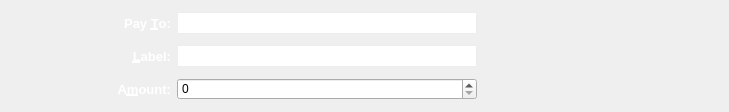
<?xml version="1.0" encoding="UTF-8"?>
<ui version="4.0">
 <class>SendCoinsEntry</class>
 <widget class="QFrame" name="SendCoinsEntry">
  <property name="geometry">
   <rect>
    <x>0</x>
    <y>0</y>
    <width>729</width>
    <height>112</height>
   </rect>
  </property>
  <property name="sizePolicy">
   <sizepolicy hsizetype="Preferred" vsizetype="Fixed">
    <horstretch>0</horstretch>
    <verstretch>0</verstretch>
   </sizepolicy>
  </property>
  <property name="windowTitle">
   <string notr="true"/>
  </property>
  <property name="styleSheet">
   <string notr="true">QLabel {
	color: #FFFFFF;
}
QLineEdit {
	border: 1px solid #ededed;
	background-color: white;
	min-height: 20px;
}
QComboBox {
	border: 1px solid #ededed;
	background-color: white;
	min-height: 20px;
	max-width: 60px;
}</string>
  </property>
  <property name="frameShape">
   <enum>QFrame::NoFrame</enum>
  </property>
  <property name="frameShadow">
   <enum>QFrame::Sunken</enum>
  </property>
  <property name="lineWidth">
   <number>0</number>
  </property>
  <layout class="QGridLayout" name="gridLayout_2">
   <item row="0" column="0">
    <spacer name="horizontalSpacer">
     <property name="orientation">
      <enum>Qt::Horizontal</enum>
     </property>
     <property name="sizeHint" stdset="0">
      <size>
       <width>40</width>
       <height>20</height>
      </size>
     </property>
    </spacer>
   </item>
   <item row="0" column="1">
    <layout class="QGridLayout" name="gridLayout">
     <property name="verticalSpacing">
      <number>10</number>
     </property>
     <item row="0" column="0">
      <widget class="QLabel" name="label_2">
       <property name="font">
        <font>
         <pointsize>10</pointsize>
         <weight>75</weight>
         <bold>true</bold>
        </font>
       </property>
       <property name="text">
        <string>Pay &amp;To:</string>
       </property>
       <property name="alignment">
        <set>Qt::AlignRight|Qt::AlignTrailing|Qt::AlignVCenter</set>
       </property>
       <property name="buddy">
        <cstring>payTo</cstring>
       </property>
      </widget>
     </item>
     <item row="1" column="0">
      <widget class="QLabel" name="label_4">
       <property name="font">
        <font>
         <pointsize>10</pointsize>
         <weight>75</weight>
         <bold>true</bold>
        </font>
       </property>
       <property name="text">
        <string>&amp;Label:</string>
       </property>
       <property name="alignment">
        <set>Qt::AlignRight|Qt::AlignTrailing|Qt::AlignVCenter</set>
       </property>
       <property name="buddy">
        <cstring>addAsLabel</cstring>
       </property>
      </widget>
     </item>
     <item row="2" column="0">
      <widget class="QLabel" name="label">
       <property name="font">
        <font>
         <pointsize>10</pointsize>
         <weight>75</weight>
         <bold>true</bold>
        </font>
       </property>
       <property name="text">
        <string>A&amp;mount:</string>
       </property>
       <property name="alignment">
        <set>Qt::AlignRight|Qt::AlignTrailing|Qt::AlignVCenter</set>
       </property>
       <property name="buddy">
        <cstring>payAmount</cstring>
       </property>
      </widget>
     </item>
     <item row="2" column="1">
      <layout class="QHBoxLayout" name="horizontalLayout">
       <item>
        <widget class="BlazecoinAmountField" name="payAmount">
         <property name="sizePolicy">
          <sizepolicy hsizetype="Minimum" vsizetype="Fixed">
           <horstretch>0</horstretch>
           <verstretch>0</verstretch>
          </sizepolicy>
         </property>
         <property name="minimumSize">
          <size>
           <width>0</width>
           <height>0</height>
          </size>
         </property>
        </widget>
       </item>
      </layout>
     </item>
     <item row="1" column="1">
      <widget class="QValidatedLineEdit" name="addAsLabel">
       <property name="toolTip">
        <string>Enter a label for this address to add it to your address book</string>
       </property>
      </widget>
     </item>
     <item row="0" column="1">
      <widget class="QValidatedLineEdit" name="payTo">
       <property name="minimumSize">
        <size>
         <width>300</width>
         <height>22</height>
        </size>
       </property>
       <property name="toolTip">
        <string>The address to send the payment to (e.g. MNS17iag9jJgTHD1VXjvLCEnZuQ3rJDE9L)</string>
       </property>
       <property name="maxLength">
        <number>34</number>
       </property>
      </widget>
     </item>
    </layout>
   </item>
   <item row="0" column="2">
    <layout class="QVBoxLayout" name="verticalLayout">
     <item>
      <layout class="QHBoxLayout" name="horizontalLayout_2">
       <item>
        <widget class="QPushButton" name="addButton">
         <property name="minimumSize">
          <size>
           <width>28</width>
           <height>28</height>
          </size>
         </property>
         <property name="maximumSize">
          <size>
           <width>28</width>
           <height>28</height>
          </size>
         </property>
         <property name="toolTip">
          <string>Send to multiple recipients at once</string>
         </property>
         <property name="styleSheet">
          <string notr="true">QPushButton {
	border: 0px solid gray;
	image: url(:/res/add_receiver/normal.png);
}

QPushButton:!enabled {
	image: url(:/res/add_receiver/disabled.png);
}

QPushButton:pressed:flat {
	image: url(:/res/add_receiver/pressed.png);
}

QPushButton:hover {
	image: url(:/res/add_receiver/hover.png);
}</string>
         </property>
         <property name="text">
          <string/>
         </property>
         <property name="shortcut">
          <string>Alt+P</string>
         </property>
         <property name="flat">
          <bool>true</bool>
         </property>
        </widget>
       </item>
       <item>
        <widget class="QPushButton" name="pasteButton">
         <property name="minimumSize">
          <size>
           <width>28</width>
           <height>28</height>
          </size>
         </property>
         <property name="maximumSize">
          <size>
           <width>28</width>
           <height>28</height>
          </size>
         </property>
         <property name="toolTip">
          <string>Paste address from clipboard</string>
         </property>
         <property name="styleSheet">
          <string notr="true">QPushButton {
	border: 0px solid gray;
	image: url(:/res/paste/normal.png);
}

QPushButton:!enabled {
	image: url(:/res/paste/disabled.png);
}

QPushButton:pressed:flat {
	image: url(:/res/paste/pressed.png);
}

QPushButton:hover {
	image: url(:/res/paste/hover.png);
}</string>
         </property>
         <property name="text">
          <string/>
         </property>
         <property name="shortcut">
          <string>Alt+A</string>
         </property>
         <property name="flat">
          <bool>true</bool>
         </property>
        </widget>
       </item>
       <item>
        <widget class="QPushButton" name="addressBookButton">
         <property name="minimumSize">
          <size>
           <width>28</width>
           <height>28</height>
          </size>
         </property>
         <property name="maximumSize">
          <size>
           <width>28</width>
           <height>28</height>
          </size>
         </property>
         <property name="toolTip">
          <string>Choose address from address book</string>
         </property>
         <property name="styleSheet">
          <string notr="true">QPushButton {
	border: 0px solid gray;
	image: url(:/res/addressbook/normal.png);
}

QPushButton:!enabled {
	image: url(:/res/addressbook/disabled.png);
}

QPushButton:pressed:flat {
	image: url(:/res/addressbook/pressed.png);
}

QPushButton:hover {
	image: url(:/res/addressbook/hover.png);
}</string>
         </property>
         <property name="text">
          <string/>
         </property>
         <property name="shortcut">
          <string>Alt+P</string>
         </property>
         <property name="flat">
          <bool>true</bool>
         </property>
        </widget>
       </item>
       <item>
        <widget class="QPushButton" name="deleteButton">
         <property name="minimumSize">
          <size>
           <width>28</width>
           <height>28</height>
          </size>
         </property>
         <property name="maximumSize">
          <size>
           <width>28</width>
           <height>28</height>
          </size>
         </property>
         <property name="toolTip">
          <string>Remove this recipient</string>
         </property>
         <property name="styleSheet">
          <string notr="true">QPushButton {
	border: 0px solid gray;
	image: url(:/res/del_receiver/normal.png);
}

QPushButton:!enabled {
	image: url(:/res/del_receiver/disabled.png);
}

QPushButton:pressed:flat {
	image: url(:/res/del_receiver/pressed.png);
}

QPushButton:hover {
	image: url(:/res/del_receiver/hover.png);
}</string>
         </property>
         <property name="text">
          <string/>
         </property>
         <property name="flat">
          <bool>true</bool>
         </property>
        </widget>
       </item>
      </layout>
     </item>
     <item>
      <spacer name="verticalSpacer">
       <property name="orientation">
        <enum>Qt::Vertical</enum>
       </property>
       <property name="sizeHint" stdset="0">
        <size>
         <width>20</width>
         <height>40</height>
        </size>
       </property>
      </spacer>
     </item>
    </layout>
   </item>
   <item row="0" column="3">
    <spacer name="horizontalSpacer_2">
     <property name="orientation">
      <enum>Qt::Horizontal</enum>
     </property>
     <property name="sizeHint" stdset="0">
      <size>
       <width>40</width>
       <height>20</height>
      </size>
     </property>
    </spacer>
   </item>
  </layout>
 </widget>
 <customwidgets>
  <customwidget>
   <class>BlazecoinAmountField</class>
   <extends>QSpinBox</extends>
   <header>blazecoinamountfield.h</header>
   <container>1</container>
  </customwidget>
  <customwidget>
   <class>QValidatedLineEdit</class>
   <extends>QLineEdit</extends>
   <header>qvalidatedlineedit.h</header>
  </customwidget>
 </customwidgets>
 <resources/>
 <connections/>
 <slots>
  <slot>pasteRequested()</slot>
  <slot>addFromAddressBookRequested()</slot>
  <slot>deleteRequested()</slot>
 </slots>
</ui>
